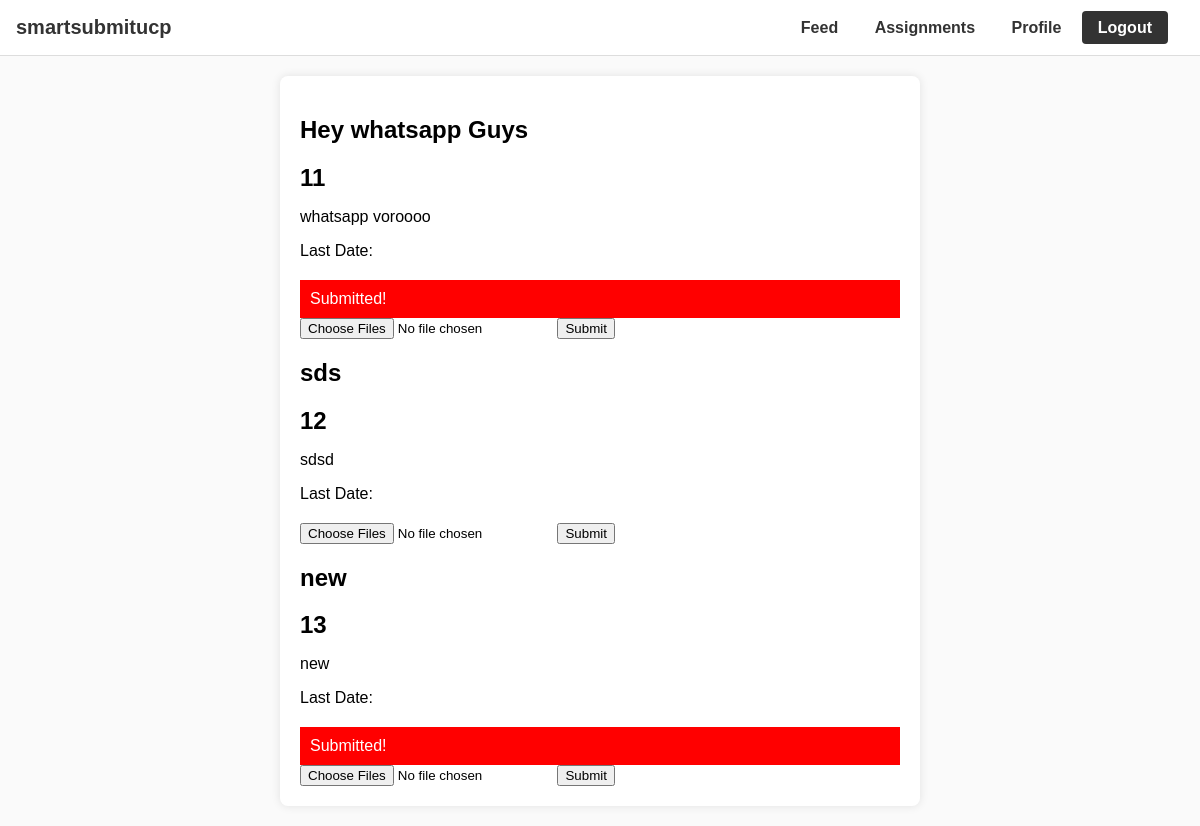
The page /assignment (signed in) on the database as committed earlier.
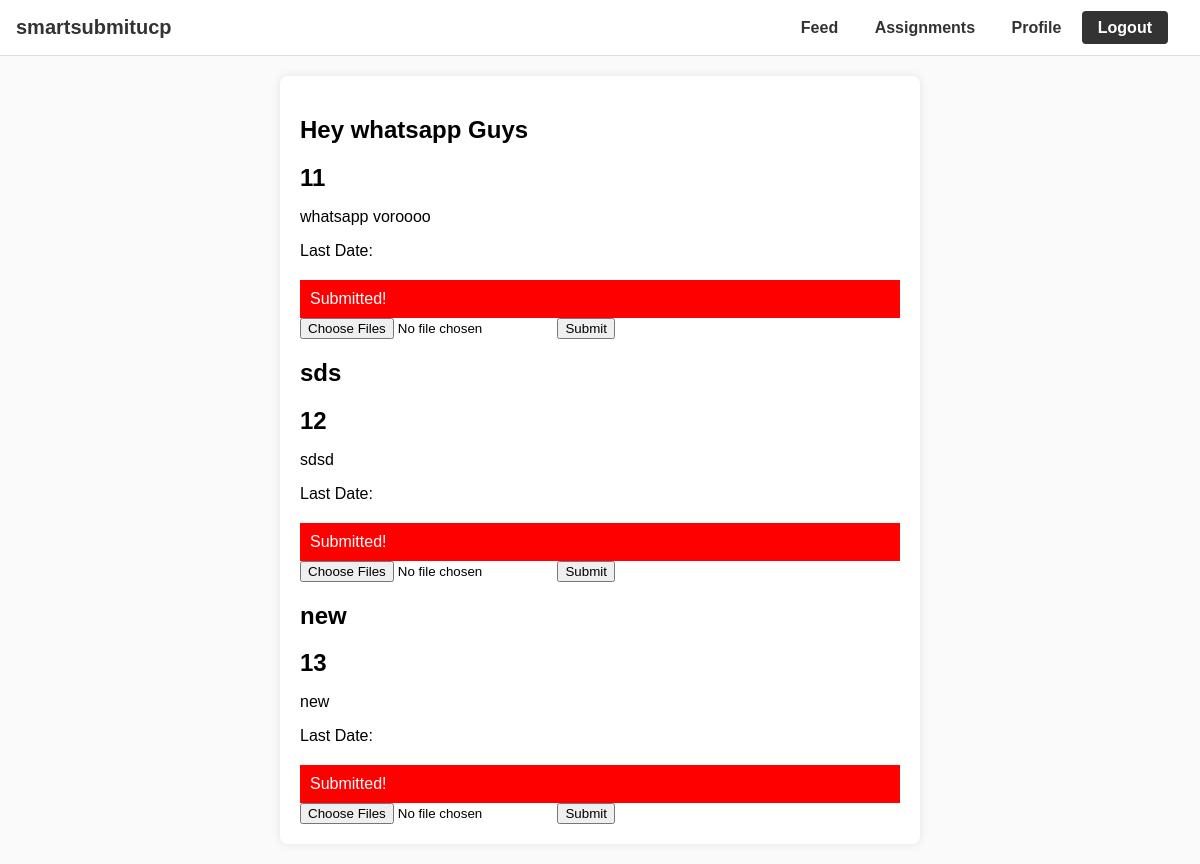
The same page on the database as committed later.
### ucp/models.py (models this page shows, shortened)
class Assignment(models.Model):
    teacher = models.ForeignKey(Teacher, on_delete=models.CASCADE, related_name='assignments')
    title = models.CharField(max_length=255)
    description = models.TextField()

class Submission(models.Model):
    assignment = models.ForeignKey(Assignment, on_delete=models.CASCADE, related_name='submissions')
    student = models.ForeignKey(Student, on_delete=models.CASCADE, related_name='submissions')
    file = models.FileField(upload_to='submissions/')
    submitted_at = models.DateTimeField(auto_now_add=True)

### ucp/views.py (the view, shortened to what this page needs)
# urls.py: path("assignment", views.assignment),
@login_required
def assignment(request):
    student = get_object_or_404(Student, user=request.user)
    assignments = Assignment.objects.filter(teacher__students=student)
    submissions = Submission.objects.filter(student=student)
    return render(request, 'assignment.html', {'assignments': assignments, "user": request.user, "submissions": submissions})

### templates/assignment.html (shortened to what this page needs)
<!DOCTYPE html>
<html lang="en">
<head>
</head>
<body>
<div class="navbar">
    <a href="#" class="logo">smartsubmitucp</a>
    <div class="menu">
    <a href="feed" class="menu">Feed</a>
    <a href="assignment" class="menu">Assignments</a>
    <a href="{% url 'profile' %}" class="menu">Profile</a>
    <a href="{% url 'logout' %}" class="logout-button">Logout</a>
    </div>
</div>
<div class="assignment-container">
    {% for assignment in assignments %}
        <div class="assignment-details">
            <h2>{{ assignment.title }}</h2>
            <h2>{{ assignment.id }}</h2>
            <p>{{ assignment.description }}</p>
            <p>Last Date: {{ assignment.last_date }}</p>
        </div>
    {% for sub in submissions %}
        {% if sub.assignment.id == assignment.id %}
            <div class="submitted">
                Submitted!
            </div>
        {% endif %}
    {% endfor %}
    <div class="upload-section">
        <form method="post" enctype="multipart/form-data">
            <input type="file" name="file" multiple>
            <button type="submit">Submit</button>
        </form>
    </div>
{% endfor %}
</body>
</html>

Rows that differ between the two databases and show on the page:
added Submission: shows "Submitted!", shown under Assignment "sds"
